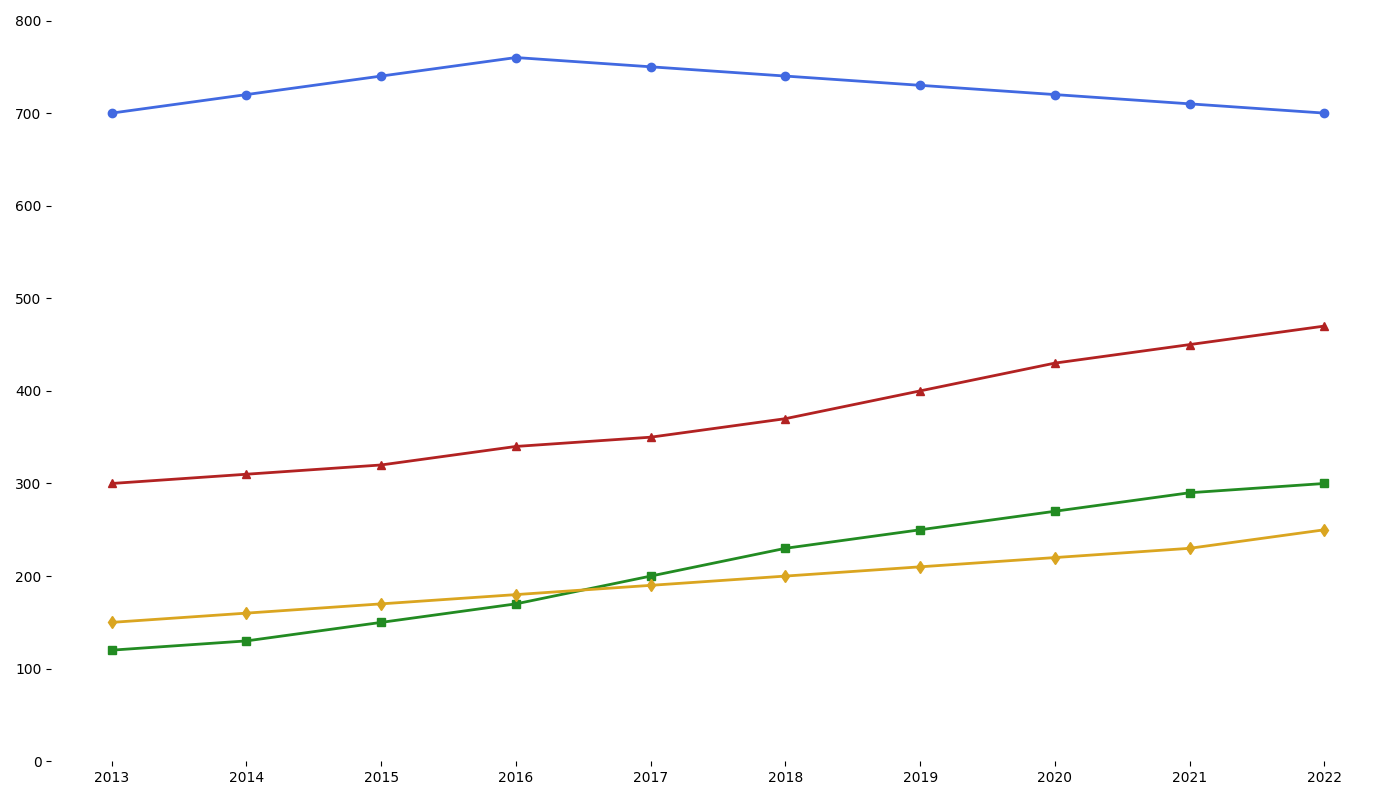

Generate this figure with Python:
import matplotlib.pyplot as plt
import numpy as np

years = np.arange(2013, 2023)

cars_usage = [700, 720, 740, 760, 750, 740, 730, 720, 710, 700]
bicycles_usage = [120, 130, 150, 170, 200, 230, 250, 270, 290, 300]
public_transit_usage = [300, 310, 320, 340, 350, 370, 400, 430, 450, 470]
walking_usage = [150, 160, 170, 180, 190, 200, 210, 220, 230, 250]

fig, ax = plt.subplots(figsize=(14, 8))

ax.plot(years, cars_usage, marker='o', linestyle='-', linewidth=2, color='royalblue')
ax.plot(years, bicycles_usage, marker='s', linestyle='-', linewidth=2, color='forestgreen')
ax.plot(years, public_transit_usage, marker='^', linestyle='-', linewidth=2, color='firebrick')
ax.plot(years, walking_usage, marker='d', linestyle='-', linewidth=2, color='goldenrod')

# Removed textual elements: title, axis labels
ax.set_xticks(years)
ax.set_ylim(0, 800)

ax.spines['top'].set_visible(False)
ax.spines['right'].set_visible(False)
ax.spines['left'].set_visible(False)
ax.spines['bottom'].set_visible(False)

# Removed annotations
plt.tight_layout()
plt.show()
